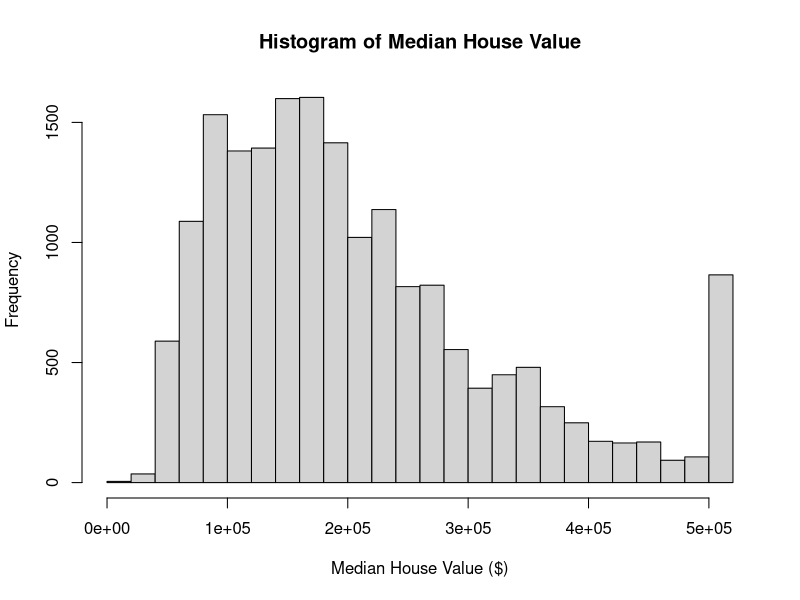
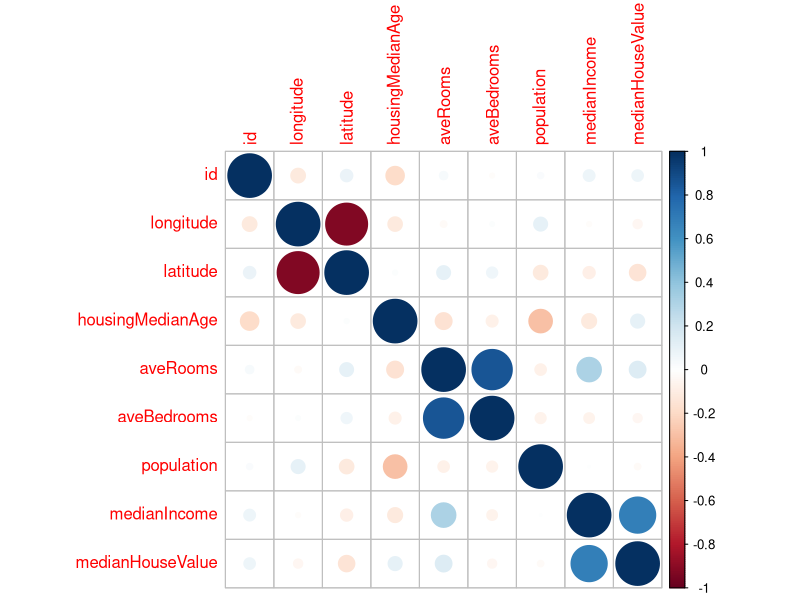
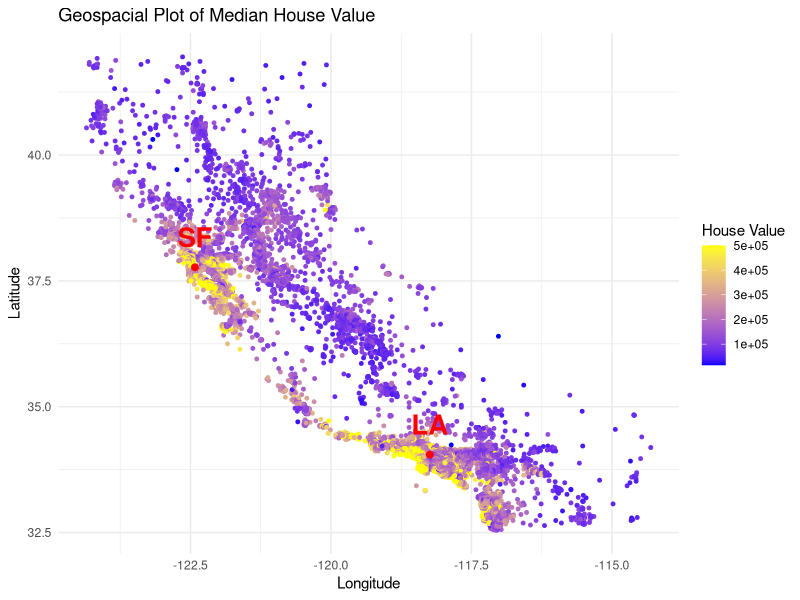
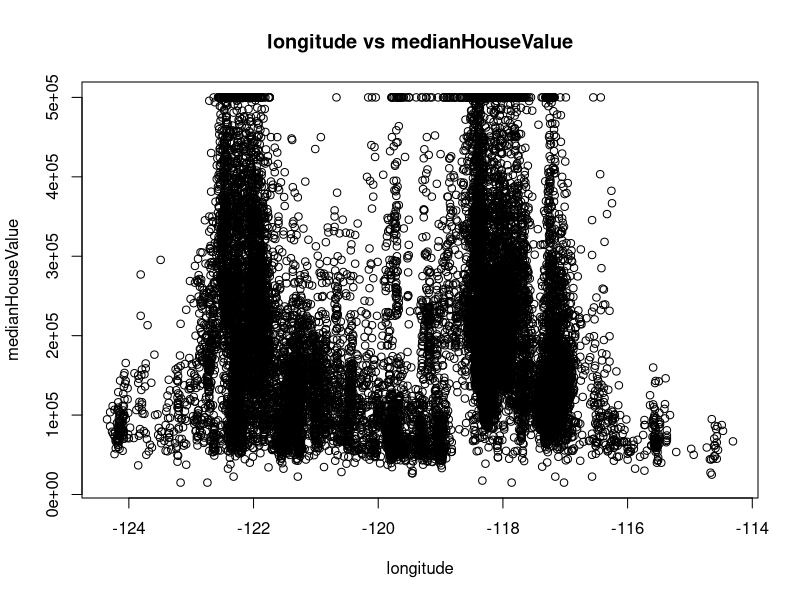
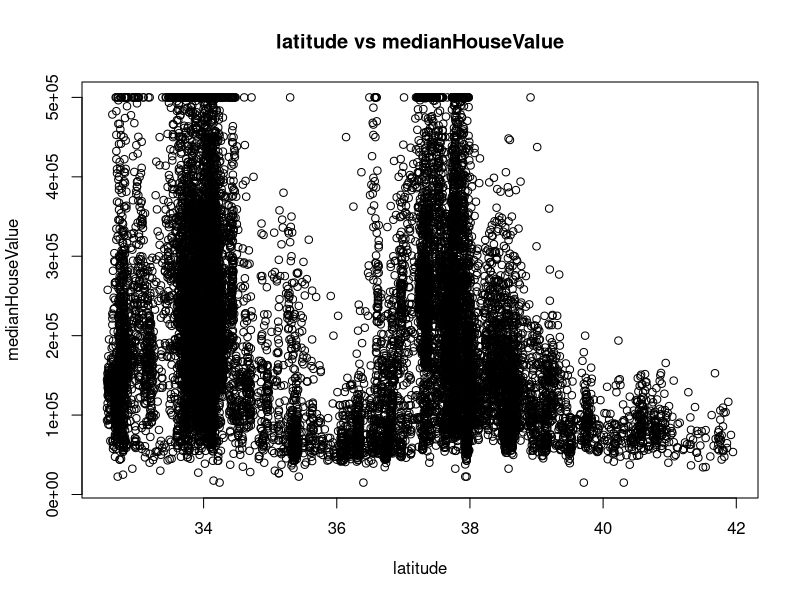
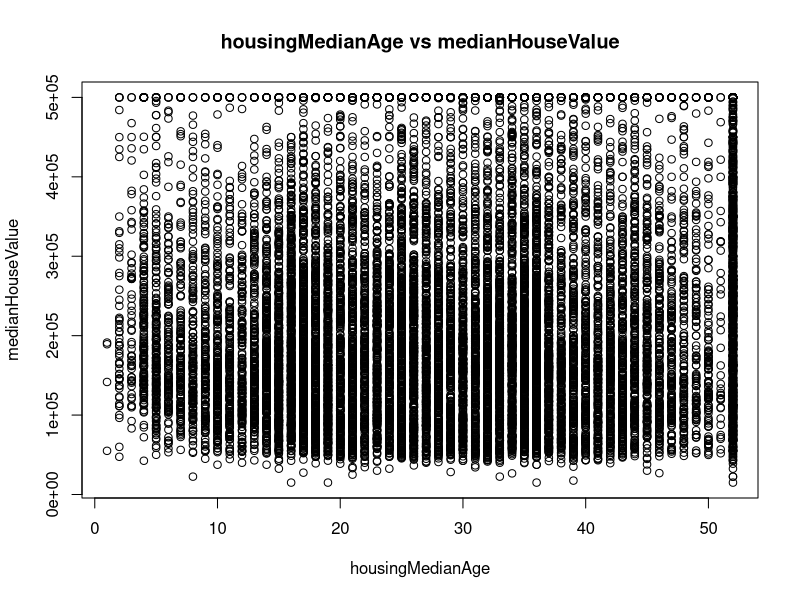
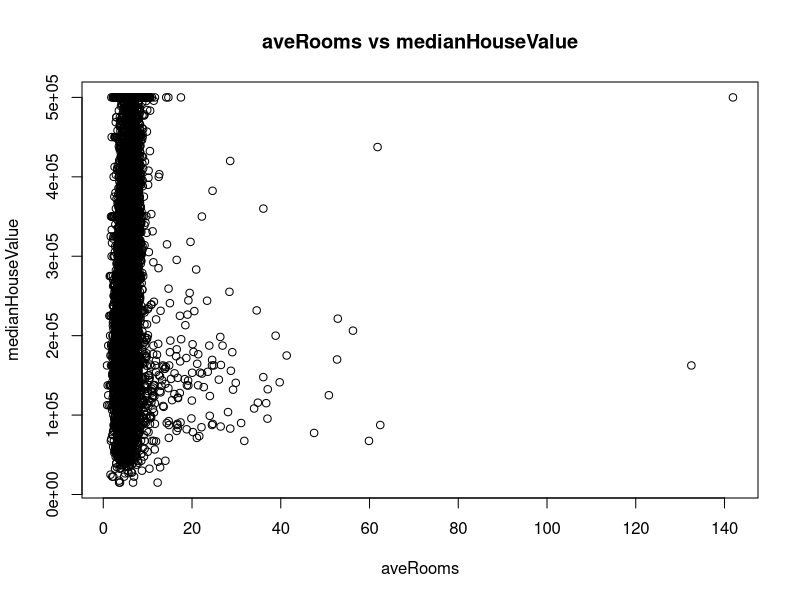
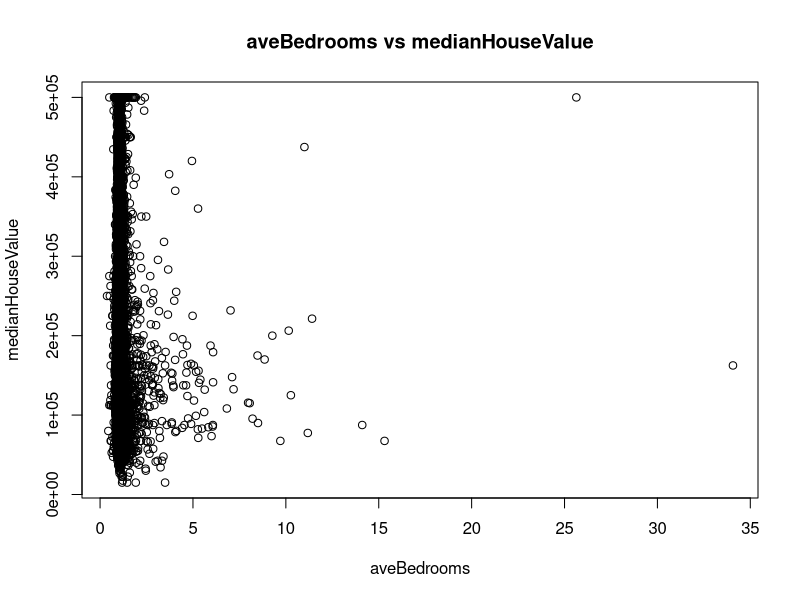

Reproduce these figures in R, in order. (Note: this script raises an error after producing the figures.)
## ---- chunk 1
knitr::opts_chunk$set(echo = TRUE)
# load relevant libraries: 
library(car)
library(dplyr)
library(ggplot2)
library(car)
library(corrplot) # for correlation plot 
library(leaps) # for Best Subset Selection 
## ---- chunk 2
data <- read.csv("Assignt1_data.csv") 
dim(data) 
str(data) 
# data$oceanProximity <- as.factor(data$oceanProximity)
## ---- chunk 3
incomplete_rows <- data[!complete.cases(data), ] 
data <- na.omit(data) 
rownames(data) <- 1:nrow(data) 
## ---- chunk 4
hist(data$medianHouseValue,
     xlab = "Median House Value ($)",
     ylab = "Frequency",
     main = "Histogram of Median House Value",
     breaks = 25)
## ---- chunk 5
value <- max(data$medianHouseValue)  
percentage <- mean(data$medianHouseValue == value) * 100
cat("Percentage of data with medianHouseValue =", value, "is", percentage, "%\n")
summary(data$medianHouseValue)
## ---- chunk 6
summary(data$medianIncome)
value <- max(data$medianIncome)  
percentage <- mean(data$medianIncome == value) * 100
cat("Percentage of data with medianIncome =", value, "is", percentage, "%\n")

## ---- chunk 7
numeric.data <-  data[sapply(data, is.numeric)]
head(numeric.data)
cor_medianHouseValue <- cor(data$medianHouseValue, 
                            data[, c("longitude", 
                                            "latitude", 
                                            "housingMedianAge",
                                            "aveRooms",
                                            "aveBedrooms",
                                            "population",
                                            "medianIncome")])
print(cor_medianHouseValue)
corrplot(cor(data[, sapply(data, is.numeric)]), method = "circle")
## ---- chunk 8
cities <- data.frame(
  city = c("LA", "SF"), 
  longitude = c(-118.24, -122.42),
  latitude = c(34.05, 37.77)
)

ggplot(data, 
       aes(x = longitude, 
           y = latitude, 
           colour = medianHouseValue)) + 
  geom_point(size = 1) + 
  scale_colour_gradient(low = "blue", high = "yellow") + 
  geom_point(data = cities, 
             aes(x = longitude, y = latitude),
             colour = "red", 
             size = 2) + 
  geom_text(data = cities, 
            aes(label = city), 
            vjust = -1, 
            colour = "red", 
            size = 7, 
            fontface = "bold") + 
  labs(title = "Geospacial Plot of Median House Value", 
       x = "Longitude", 
       y = "Latitude", 
       colour = "House Value") + 
  theme_minimal() 
## ---- chunk 9
target_col <- "medianHouseValue"
exclude <- c("id","oceanProximity",target_col)

for (col in names(data)) {
  if (!(col %in% exclude)) {
    plot(data[[col]], data[[target_col]],
         xlab = col,
         ylab = target_col,
         main = paste(col, "vs", target_col))
  }
}
## ---- chunk 10
# Should we truncate the age groups? 
## ---- chunk 11
# Should we comment further on this in the report? Even if zoom in the trend not clear 
# Focus on the range of [0, 20] for aveRooms 
plot(data$aveBedrooms, data$medianHouseValue, 
     xlim = c(0, 20), 
     pch = 16, 
     xlab = "Average Number of Bedrooms (aveRooms)", 
     ylab = "Median House Value (medianHouseValue)", 
     cex = 0.3) 
## ---- chunk 12
plot(data$population, data$medianHouseValue, 
    xlim = c(0, 5000), 
     pch = 16, 
     xlab = "Population", 
     ylab = "Median House Value (medianHouseValue)", 
     cex = 0.3) 
## ---- chunk 13
boxplot(medianHouseValue ~ oceanProximity, data = data,
        main = "Boxplot of Median House Value by Ocean Proximity",
        xlab = "Ocean Proximity",
        ylab = "Median House Value",
        col = "lightblue")
## ---- chunk 14
initial_fit <- lm(data$medianHouseValue ~. - id, data = data) 
summary(initial_fit)
## ---- chunk 15
par(mfrow = c(2,2))
plot(initial_fit, cex = 0.1)
## ---- chunk 16
par(mfrow = c(1, 1)) 
options(scipen = 999) 
plot(initial_fit, which = 1, cex = 0.2, pch = 16, cex.axis = 0.6,
     main = "Residual Plot (Residual vs Fitted) of Fit1 (using all Predictors)") 
## ---- chunk 17
plot(initial_fit, which = 2, cex = 0.2, pch = 16, cex.axis = 0.8,
     main = "(Normal) QQ Plot of Fit1 (using all Predictors)") 
## ---- chunk 18
residuals_initial_fit <- residuals(initial_fit)
stdresiduals_initial_fit <- rstandard(initial_fit)
outlier_row_number <- which(abs(stdresiduals_initial_fit) > 3)

length(outlier_row_number) # gives how many outliers are there 
## ---- chunk 19
leverage_values <- hatvalues(initial_fit)

p_lvg <- length(coef(initial_fit)) 
n_lvg <- nrow(data) 
threshold_lvg <- (p_lvg + 1) / n_lvg

highlvg_row_number <- which(leverage_values > threshold_lvg)
# highlvg_row_number 
length(highlvg_row_number)

plot(leverage_values, type = "h", col = "blue")
abline(h = 2 * mean(leverage_values), col = "red")
## ---- chunk 20
vif(initial_fit)
## ---- chunk 21

# New fit
data$bedroomsPerRoom <- data$aveBedrooms / data$aveRooms
data$incomePerRoom = data$medianIncome / data$aveRooms

# Dist from LA and SF
library(geosphere)
# Need to reference this
la_coords <- c(-118.24, 34.05)   # (longitude, latitude)
sf_coords <- c(-122.42, 37.77)

# Add distance to LA
data$distToLA <- apply(data[, c("longitude", "latitude")], 1, function(coord) {
  distGeo(coord, la_coords) / 1000  # convert meters to km
})

#Add distance to SF
data$distToSF <- apply(data[, c("longitude", "latitude")], 1, function(coord) {
  distGeo(coord, sf_coords) / 1000
})


# Compute direction angles
data$dirToLA <- atan2(data$latitude - la_coords[2], data$longitude - la_coords[1])
data$dirToSF <- atan2(data$latitude - sf_coords[2], data$longitude - sf_coords[1])

# Encode directions using dsin and cos
data$cosDirToLA <- cos(data$dirToLA)
data$sinDirToLA <- sin(data$dirToLA)

data$cosDirToSF <- cos(data$dirToSF)
data$sinDirToSF <- sin(data$dirToSF)

# Remove intermediate angle variables
data$dirToLA <- NULL
data$dirToSF <- NULL

data$cityProximityScore <- 1 / (1 + data$distToLA) + 1 / (1 + data$distToSF)

#distance to centre
center_lat <- mean(data$latitude)
center_lon <- mean(data$longitude)
data$distToCenter <- sqrt((data$latitude - center_lat)^2 + (data$longitude - center_lon)^2)
## ---- chunk 22
# Select all numeric columns except 'ID'
numeric.data <- data[sapply(data, is.numeric)]
numeric.data$ID <- NULL 

# Correlation between medianHouseValue and all other numeric variables
cor_medianHouseValue <- cor(data$medianHouseValue, numeric.data)
print(cor_medianHouseValue)

# Correlation plot for all numeric variables
library(corrplot)
corrplot(cor(numeric.data), method = "circle")

## ---- chunk 23
## MOST IMPORTANT BITS

#population, issues with leverage, heterscedascity
lm.pop <- lm(medianHouseValue~population,data = data) 
plot(lm.pop)

#population, issues with leverage, heterscedascity
lm.log.pop <- lm(medianHouseValue~log(population),data = data) 
plot(lm.log.pop)

# do for lat, long, housing and income
## ---- chunk 24
library(leaps)
#since can't call predict for regsubsets. doing the same thing as the for loop
predict.regsubsets=function(object,newdata,id,...){ #... allows for other arguments to be passed into the function
  form=as.formula(object$call[[2]])
  mat=model.matrix(form,newdata)
  coefi=coef(object,id=id)
  xvars=names(coefi)
  mat[,xvars]%*%coefi
}

## ---- chunk 25



library(car)
# k-fold CV

formula_string <- "  medianHouseValue ~ 

    . - id - oceanProximity - aveBedrooms - aveRooms - population +
    

    longitude:latitude +
    bedroomsPerRoom:medianIncome +
    medianIncome:housingMedianAge +
    distToCenter:medianIncome +
    latitude:incomePerRoom +
    bedroomsPerRoom:distToLA +
    medianIncome:log(population) +
    medianIncome:cosDirToLA + 
    medianIncome:sinDirToLA +
    medianIncome:cosDirToSF +
    medianIncome:sinDirToSF +
    cityProximityScore:housingMedianAge +
    cityProximityScore:bedroomsPerRoom +
    housingMedianAge:incomePerRoom +
    
    

    I(medianIncome^2) +
    I(medianIncome^3) +
    I(housingMedianAge^2) +
    I(medianIncome / housingMedianAge) +
    I(latitude^2) + 
    I(longitude^2) +
    I(latitude^3) + 
    I(longitude^3) +
    

    log(population) +
    log(incomePerRoom) +
    log(medianIncome / distToCenter)"


lm.fit <- lm(formula = as.formula(formula_string),data = data)
summary(lm.fit)
nvmax <- length(coef(lm.fit)) - 1


k=10
set.seed(3)
folds=sample(1:k,nrow(data),replace=TRUE)
cv.errors=matrix(NA,k,nvmax, dimnames=list(NULL, paste(1:nvmax))) # NA means no data, NULL means no row names


for(j in 1:k){
  best.fit=regsubsets(formula = as.formula(formula_string),data = data[folds!=j,],nvmax=nvmax)
  for(i in 1:nvmax){
    pred=predict(best.fit,data[folds==j,],id=i)
    cv.errors[j,i]=mean( (data$medianHouseValue[folds==j]-pred)^2)
  }
}
mean.cv.errors=apply(cv.errors,2,mean)
mean.cv.errors
par(mfrow=c(1,1))
best.model.size <- as.numeric(names(which.min(mean.cv.errors)))
plot(mean.cv.errors,type='b')
points(best.model.size, mean.cv.errors[best.model.size], col = "red", pch = 19, cex = 1.5)
# Obtain the best subset model using the full data and CV selected id
reg.best=regsubsets(formula = as.formula(formula_string),data = data, nvmax=nvmax)
coef(reg.best,best.model.size)


best.predictors = names(coef(reg.best, best.model.size))[-1]  # remove intercept
# Create formula dynamically
formula.best = as.formula(paste("medianHouseValue ~", paste(best.predictors, collapse = " + ")))

# Fit the model using lm
model.best = lm(formula.best, data = data)
summary(model.best)
vif(model.best,type = "predictor")
#regfit <- regsubsets(formula.best,data = data,nvmax =length(coef(model.best)))
## ---- chunk 26
# With oceanProximity
# best so far
#oceanProximity+oceanProximity:medianIncome+housingMedianAge:oceanProximity+log(population):oceanProximity+latitude
new.formula = update(formula.best, . ~ . + oceanProximity + oceanProximity:distToCenter +oceanProximity:medianIncome)
model.best = lm(new.formula, data = data)

summary(model.best)
#vif(model.best,type = "predictor")


#with oceanProximity is better

#plot(model.best)

names(coef(model.best))
# Remove outliers
#data_unlev <- data[c(7419),] # these are all island - ridge or lasso can get rid of this

#data[data$oceanProximity == "ISLAND",]
## ---- chunk 27

library(glmnet)
x = model.matrix(new.formula, data = data)[, -1]  # Remove intercept column
y = data$medianHouseValue

# Perform 10-fold cross-validation to find the best lambda
set.seed(7)
lambda_grid <- 10^seq(-5, -2, length = 100)  # from 1e-5 to 1e-2
cv.ridge = cv.glmnet(x, y, alpha = 0,lambda = lambda_grid, nfolds = 10,standardize = TRUE)

# Extract best lambda (lambda.min gives lambda with minimum MSE)
best.lambda = cv.ridge$lambda.min

ridge.model = glmnet(x, y, alpha = 0, lambda = best.lambda)
coef(ridge.model)


## ---- chunk 28
# Using best selection
regfit.full=regsubsets(new.formula,data = data,nvmax = 3,really.big = TRUE)
reg.full.summary <- summary(regfit.full)

# Show which variables are included in the best model of size 3
which(reg.full.summary$which[3, ])  # '3' refers to 3-variable model

summary(model.best)
## ---- chunk 29

test_data <- read.csv("Assignt1_test full.csv")
test_data$bedroomsPerRoom <- test_data $aveBedrooms / test_data $aveRooms
test_data$distToCenter <- sqrt((test_data$latitude - center_lat)^2 + (test_data$longitude - center_lon)^2)
test_data$incomePerRoom = test_data$medianIncome / test_data$aveRoom
# Add distance to LA
test_data$distToLA <- apply(test_data[, c("longitude", "latitude")], 1, function(coord) {
  distGeo(coord, la_coords) / 1000  # convert meters to km
})

#Add distance to SF
test_data$distToSF <- apply(test_data[, c("longitude", "latitude")], 1, function(coord) {
  distGeo(coord, sf_coords) / 1000
})

# Compute direction angles
test_data$dirToLA <- atan2(test_data$latitude - la_coords[2], test_data$longitude - la_coords[1])
test_data$dirToSF <- atan2(test_data$latitude - sf_coords[2], test_data$longitude - sf_coords[1])


# Encode directions using sin and cos
test_data$cosDirToLA <- cos(test_data$dirToLA)
test_data$sinDirToLA <- sin(test_data$dirToLA)

test_data$cosDirToSF <- cos(test_data$dirToSF)
test_data$sinDirToSF <- sin(test_data$dirToSF)

# Remove intermediate angle variables
test_data$dirToLA <- NULL
test_data$dirToSF <- NULL

test_data$cityProximityScore <- 1 / (1 + test_data$distToLA) + 1 / (1 + test_data$distToSF)
test_data$incomeFlag <- ifelse(test_data$medianIncome == 15.0001, 1, 0)

actual <- test_data$medianHouseValue


pred <- pmax(pmin(pred,500001),14999)
#OG
pred <- predict(initial_fit, newdata = test_data  )
pred <- pmax(pmin(pred,500001),14999)
og_mse <- mean((pred - actual)^2)
og_mse


#Best model
pred <- predict(model.best, newdata = test_data  )
pred <- pmax(pmin(pred,500001),14999)
best_mse <- mean((pred - actual)^2)
best_mse


#ridge
test_matrix <- model.matrix(new.formula, data = test_data)[, -1]
pred <- predict(ridge.model, s = best.lambda, newx = test_matrix)
pred <- pmax(pmin(pred,500001),14999)
ridge_mse <- mean((pred - actual)^2)
ridge_mse
